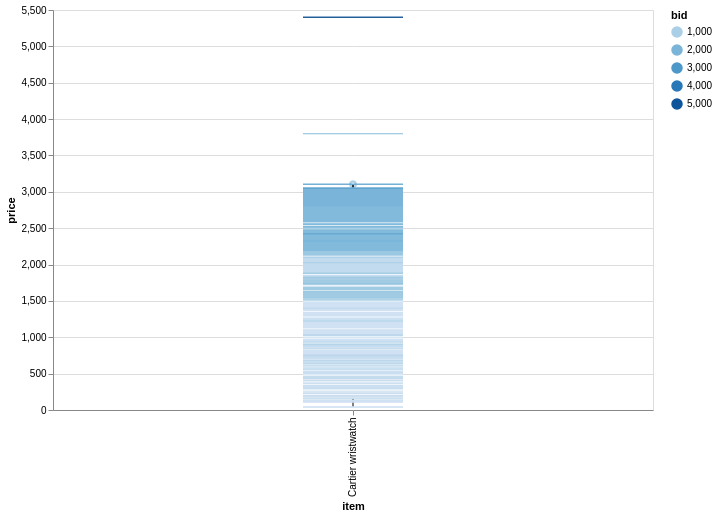

Notebook source saved alongside this figure:
### Code cell
# To see more numeric values
alt.Chart(auction_watch, height=400, width=600) \
    .mark_boxplot(size=100) \
    .encode(x='item', y='price', color='bid')

### Figure 1 — Vega-Lite specification as saved in the notebook (floating-point values rounded to 4 significant figures; data arrays with more than 128 entries replaced by an {"elided": "..."} marker saying what was removed)
{"config": {"view": {"continuousWidth": 300, "continuousHeight": 300}}, "data": {"name": "data-05a605a984e1103cd670036da61a3abc"}, "mark": {"type": "boxplot", "size": 100}, "encoding": {"color": {"field": "bid", "type": "quantitative"}, "x": {"field": "item", "type": "nominal"}, "y": {"field": "price", "type": "quantitative"}}, "height": 400, "width": 600, "$schema": "https://vega.github.io/schema/vega-lite/v6.1.0.json", "datasets": {"data-05a605a984e1103cd670036da61a3abc": {"elided": "441 records"}}}
